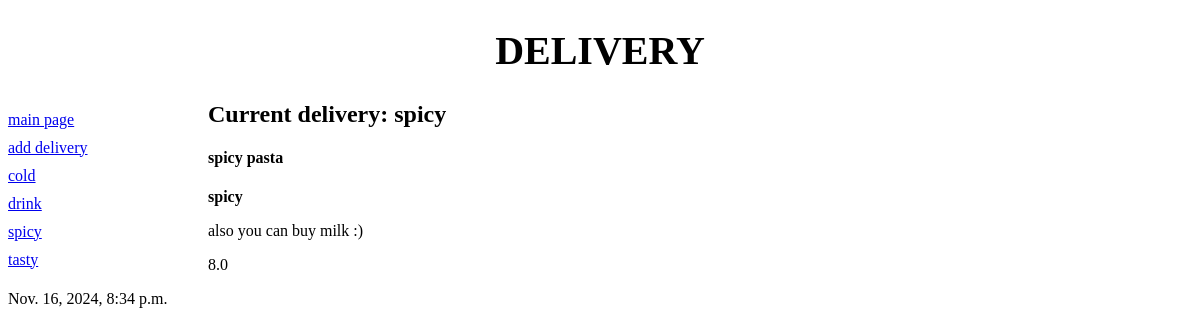
Screenshot of /delivery/delivery/3/ with the database file from the repository.
### delivery/models.py (models this page shows)
class Category(models.Model):
    name = models.CharField(max_length=15,db_index=True,verbose_name='category name')
    def __str__(self) -> str:
        return self.name
    class Meta:
        verbose_name_plural = 'categories'
        verbose_name = 'category'
        ordering = ['name']

class DeliveryModel(models.Model):
    title = models.CharField(max_length=20,verbose_name='title')
    description = models.TextField(verbose_name='description')
    price = models.FloatField(verbose_name='price')
    category = models.ForeignKey('Category',null=True,on_delete=models.PROTECT,verbose_name='category')
    datetime = models.DateTimeField(auto_now_add=True,db_index=True,verbose_name='date time')
    class Meta:
        verbose_name_plural = 'deliviries'
        verbose_name = 'delivery'
        ordering = ['-datetime']

### delivery/views.py (the view)
# urls.py: path('delivery/<int:del_id>/',views.delivery, name = 'delivery')
def delivery(request, del_id):
    categories = Category.objects.all()
    deliveries = DeliveryModel.objects.filter(category=del_id)
    cur_del = Category.objects.get(pk = del_id)
    if settings.SITE_TITLE == '' or settings.SITE_TITLE == None:
        site_title = 'delivery'
    else:
        site_title = settings.SITE_TITLE
    return render(request, 'delivery/delivery.html', {'cur_del' : cur_del,'deliveries' : deliveries ,'categories' : categories, 'site_title' : site_title})

### delivery/templates/delivery/delivery.html (shortened to what this page needs)
{% extends 'basic/basic.html' %}
{% block content %}
<h2>Current delivery: {{cur_del}}</h2>
{% for delivery in deliveries %}
<div>
<h4>{{ delivery.title }}</h4>
<p><b>{{ delivery.category }}</b></p>
<p>{{ delivery.description }}</p>
<p>{{ delivery.price }}</p>
<p>{{ delivery.datetime }}</p>
<br>
</div>
{% endfor %}
{% endblock %}

### delivery/templates/basic/basic.html (shortened to what this page needs)
{% load static %}
<!DOCTYPE html>
<html lang="en">
<head>
    <link rel="stylesheet" type="text/css" href="{% static 'delivery/style.css' %}">
</head>
<body>
<header>
    <h1>delivery</h1>
</header>
<nav>
    <div>
        <a href="{% url 'main' %}">main page</a>
        <a href="{% url 'add' %}">add delivery</a>
        {% for category in categories %}
        <a href="{% url 'delivery' category.pk %}">{{ category.name }}</a>
        {% endfor %}
    </div>
</nav>
{% block content%}
{% endblock %}
</body>
</html>

### delivery/static/delivery/style.css (style rules this page uses)
header h1 { font-size: 30pt; text-transform: uppercase; text-align: center; }
nav { font-size: 12pt; width: 200px; float: left; }
nav a { display: block; margin: 10px 0px; }

### rows the page displays
Category: name "cold"
Category: name "drink"
Category: name "spicy"
Category: name "tasty"
DeliveryModel: title "spicy pasta", category "spicy", description "also you can buy milk :)", price "8.0", datetime "Nov. 16, 2024, 8:34 p.m."
